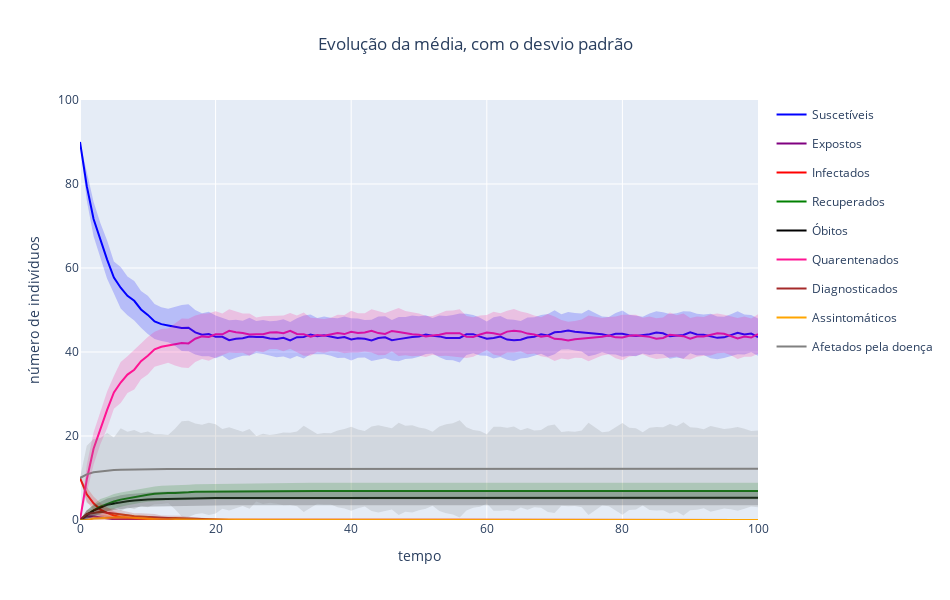

The notebook cell this image was saved under:
### Code cell
X_ba = evolucao_grafo_estruturado(pop_0, p, lamb, beta/num_medio_conexoes_r, theta/num_medio_conexoes_r, sigma, rho, gammaA, epsA, gammaI, epsI, dI, gammaD, dD, G_ba, tempos,
                                 num_sim, show='sd', toprint = False)
